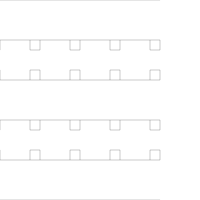

Write Python code to recreate this figure.
import argparse
import drawsvg as draw
from numpy import array, sqrt, pi, log
from math import floor, ceil

class SimpleMaker:

    ## 比例尺：20 对应 0.5，40 对应 1

    def GenerateSimple(name, wire_length, size = 0):
        d = draw.Drawing(200,200,origin = 'center', displayInline = False)
        p = draw.Path(stroke_width=0.202, stroke='black', fill_opacity="0")

        simple_circuit = SimpleMaker(size)
        simple_circuit.makeSimple(p,wire_length)
        d.append(p)
        d.save_svg(name+".svg")

    def __init__(self,size = 0):

        self.size = size
        # self.line_width = 0.202
        self.line_width = 0.6
        self.spacing = 10
        self.pixel_scale = 3.77
        self.minimum_stitch_length = 2 * self.pixel_scale

    def makeSimple(self, path, wire_length, reverse=False):
        reverseF = -1 if reverse else 1
        if self.size > 0:
            #40单位对应1cm
            lastPoint = array([-140, -100])

            for i in range(0,4):
                path.M(lastPoint[0], lastPoint[1])
                for j in range(0,5):
                    path.L(lastPoint[0], lastPoint[1] - 10)
                    path.L(lastPoint[0] - 10, lastPoint[1] - 10)
                    path.L(lastPoint[0] - 10, lastPoint[1])
                    path.L(lastPoint[0], lastPoint[1])
                    path.L(lastPoint[0] + 40, lastPoint[1])
                    lastPoint[0] += 40
                path.L(lastPoint[0], lastPoint[1] - 10)
                path.L(lastPoint[0] - 10, lastPoint[1] - 10)
                path.L(lastPoint[0] - 10, lastPoint[1])
                path.L(lastPoint[0], lastPoint[1])
                lastPoint[0] -= 200
                lastPoint[1] += 40
                path.M(lastPoint[0], lastPoint[1])
                for j in range(0,5):
                    path.L(lastPoint[0], lastPoint[1] + 10)
                    path.L(lastPoint[0] - 10, lastPoint[1] + 10)
                    path.L(lastPoint[0] - 10, lastPoint[1])
                    path.L(lastPoint[0], lastPoint[1])
                    path.L(lastPoint[0] + 40, lastPoint[1])
                    lastPoint[0] += 40
                path.L(lastPoint[0], lastPoint[1] + 10)
                path.L(lastPoint[0] - 10, lastPoint[1] + 10)
                path.L(lastPoint[0] - 10, lastPoint[1])
                path.L(lastPoint[0], lastPoint[1])
                lastPoint[0] -= 200
                lastPoint[1] += 40

        else:
            raise Exception("size must be >0")



    def drawStitches(self, p, x1, y1, x2, y2):
        dx = x2 - x1
        dy = y2 - y1
        length = sqrt((dx ** 2) + (dy ** 2))
        stittches = length/self.minimum_stitch_length

        for i in range (1, floor(stittches)):
            p.L (x1 + dx/stittches*i, y1 + dy/stittches*i)
        p.L(x2,y2)

if __name__=="__main__":
    SimpleMaker.GenerateSimple("main_line_6", -8, 10)
